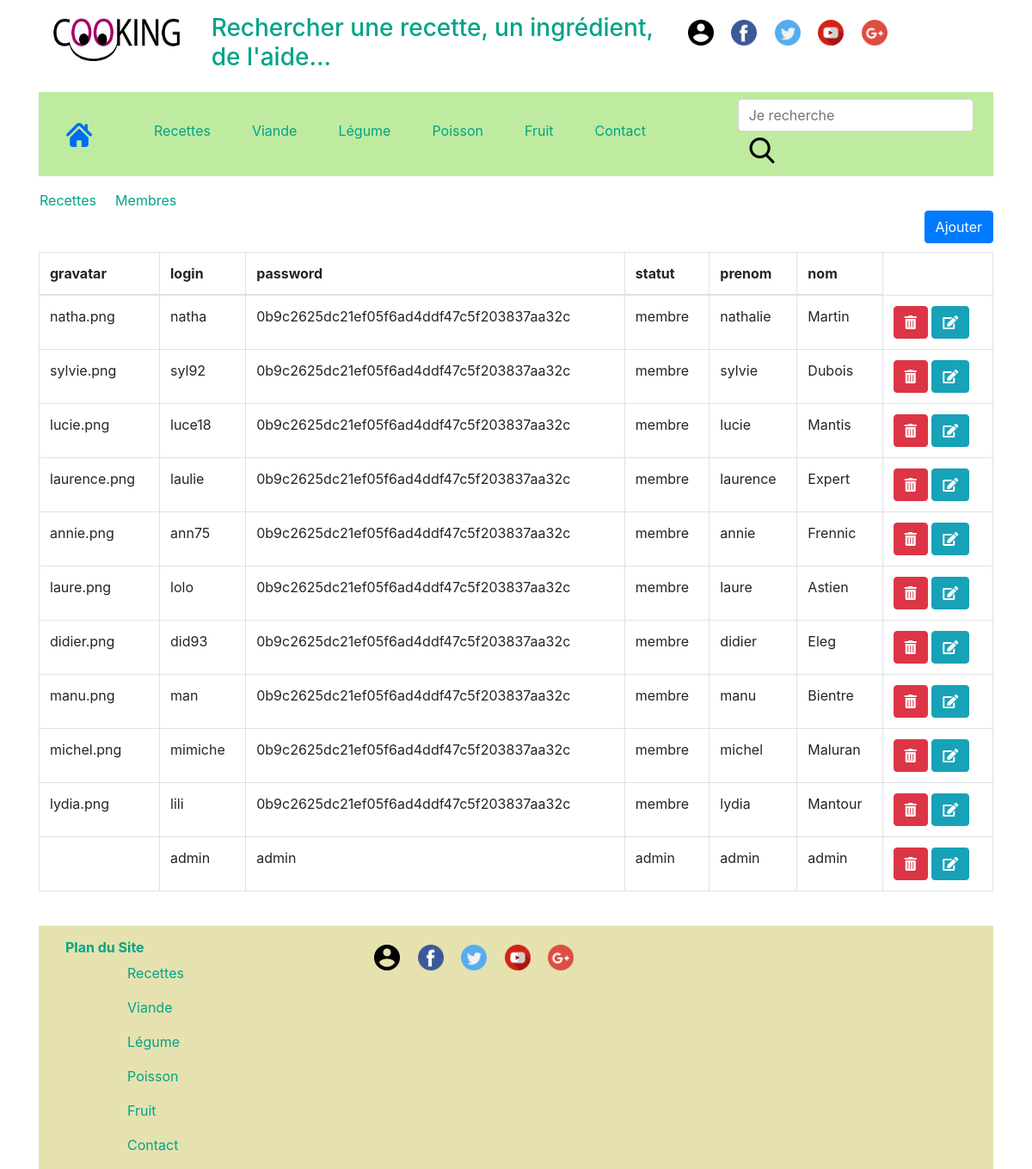
/admin_membres.php, run on the app's committed database.
### tables this page shows
CREATE TABLE IF NOT EXISTS `membres` (
  `idMembre` int(11) NOT NULL AUTO_INCREMENT,
  `gravatar` varchar(100) DEFAULT NULL,
  `login` varchar(32) DEFAULT NULL,
  `password` varchar(40) DEFAULT NULL,
  `statut` varchar(20) DEFAULT NULL,
  `prenom` varchar(50) DEFAULT NULL,
  `nom` varchar(50) DEFAULT NULL,
  `dateCrea` timestamp NOT NULL DEFAULT CURRENT_TIMESTAMP ON UPDATE CURRENT_TIMESTAMP,
  PRIMARY KEY (`idMembre`)
);

### admin_membres.php (the view, shortened to what this page needs)
<?php
include 'header.php';
include 'auth.php';
?>
<div class="container">
<div class="row">
    <a href="admin.php" style="margin-right: 2%;">Recettes</a><br>
    <a href="admin_membres.php" style="margin-right: 2%;">Membres</a>
</div>
      <div style="float: right;"><button type="button" class="btn btn-primary" data-toggle="modal" data-target="#md_save">Ajouter</button></div><br><br>
      <table class="table table-bordered">
        <thead>
            <tr>
                <th scope="col">gravatar</th>
                <th scope="col">login</th>
                <th scope="col">password</th>
                <th scope="col">statut</th>
                <th scope="col">prenom</th>
                <th scope="col">nom</th>
            </tr>
        </thead>
        <tbody>
            <?php
                $result = $pdo->query("SELECT * FROM membres");
                while($demande = $result->fetch(PDO::FETCH_ASSOC))
                {
                    ?>
                        <tr>
                            <td><?php echo $demande["gravatar"] ?></td>
                            <td><?php echo $demande["login"] ?></td>
                            <td><?php echo $demande["password"] ?></td>
                            <td><?php echo $demande["statut"] ?></td>
                            <td><?php echo $demande["prenom"] ?></td>
                            <td><?php echo $demande["nom"] ?></td>
                            <td>
                                <button type="button" class="btn btn-danger" onclick="deleteDemande('<?php echo $demande['idMembre'] ?>')"><i class="fas fa-trash-alt"></i></button>
                                <button type="button" class="btn btn-info" data-toggle="modal" data-target="#md_save" onclick="updateInfos('<?php echo $demande['idMembre'] ?>')"><i class="fas fa-edit"></i></button>
                            </td>
                        </tr>
                    <?php
                }
            ?>
        </tbody>
    </table>
    <?php
    include 'footer.php';
    ?>

### style.css (style rules this page uses)
.row, .rowrecette { padding-top: 1em; padding-left: 1em; padding-right: 1em; }
a { color: #00A388; text-decoration: none; }

### data on the page
membres: gravatar "natha.png", login "natha", password "0b9c2625dc21ef05f6ad4ddf47c5f203837aa32c", statut "membre", prenom "nathalie", nom "Martin"
membres: gravatar "sylvie.png", login "syl92", password "0b9c2625dc21ef05f6ad4ddf47c5f203837aa32c", statut "membre", prenom "sylvie", nom "Dubois"
membres: gravatar "lucie.png", login "luce18", password "0b9c2625dc21ef05f6ad4ddf47c5f203837aa32c", statut "membre", prenom "lucie", nom "Mantis"
membres: gravatar "laurence.png", login "laulie", password "0b9c2625dc21ef05f6ad4ddf47c5f203837aa32c", statut "membre", prenom "laurence", nom "Expert"
membres: gravatar "annie.png", login "ann75", password "0b9c2625dc21ef05f6ad4ddf47c5f203837aa32c", statut "membre", prenom "annie", nom "Frennic"
membres: gravatar "laure.png", login "lolo", password "0b9c2625dc21ef05f6ad4ddf47c5f203837aa32c", statut "membre", prenom "laure", nom "Astien"
membres: gravatar "didier.png", login "did93", password "0b9c2625dc21ef05f6ad4ddf47c5f203837aa32c", statut "membre", prenom "didier", nom "Eleg"
membres: gravatar "manu.png", login "man", password "0b9c2625dc21ef05f6ad4ddf47c5f203837aa32c", statut "membre", prenom "manu", nom "Bientre"
membres: gravatar "michel.png", login "mimiche", password "0b9c2625dc21ef05f6ad4ddf47c5f203837aa32c", statut "membre", prenom "michel", nom "Maluran"
membres: gravatar "lydia.png", login "lili", password "0b9c2625dc21ef05f6ad4ddf47c5f203837aa32c", statut "membre", prenom "lydia", nom "Mantour"
membres: login "admin", password "admin", statut "admin", prenom "admin", nom "admin"
